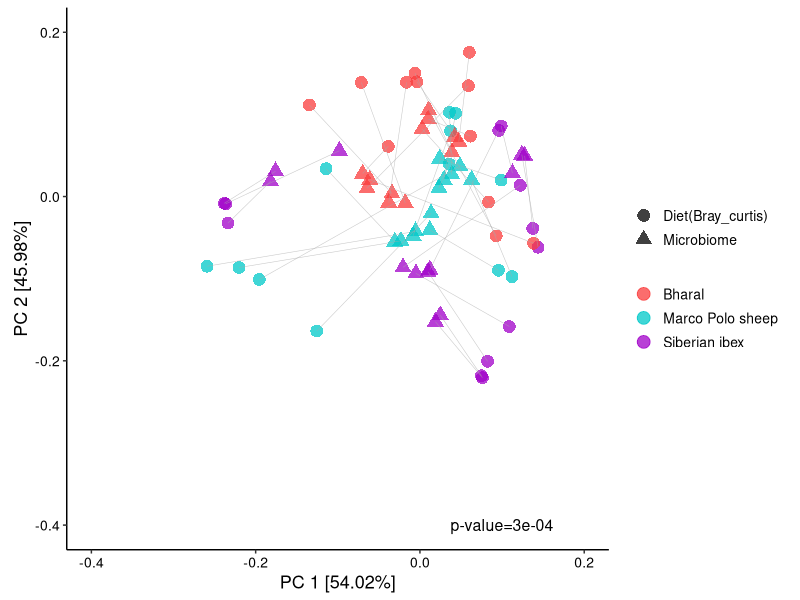

Recreate this plot in R.
#Procrustes analysis
library("vegan")
library("ggplot2")
library("cowplot")
#set working environment
setwd("原始数据与代码对应/procrustes")
getwd()
#加载已计算出的 Bray-Curtis 距离矩阵：
metadata = read.csv(file = "coldgroup.csv", header = TRUE, check.names = FALSE, row.names = 1)
dist.abund <- read.csv("diet.bray.cold.csv", header = TRUE, row.names = 1)
mdist.abund <- read.csv("micro.bray.cold.csv", header = TRUE, row.names = 1)

any(is.na(metadata))
any(is.na(dist.abund))
any(is.na(mdist.abund))
# 将数据框转换为距离矩阵：
dist.abund <- as.dist(dist.abund)
mdist.abund <- as.dist(mdist.abund)

#make pcoas
dpcoa <- as.data.frame(cmdscale(dist.abund)) 

mpcoa <- as.data.frame(cmdscale(mdist.abund))

#procrustes analysis
pro <- procrustes(X = dpcoa, Y = mpcoa, scale = TRUE,symmetric = TRUE)

pro_test <- protest(dpcoa,mpcoa,perm=9999)

eigen <- sqrt(pro$svd$d)
percent_var <- signif(eigen/sum(eigen), 4)*100

beta_pro <- data.frame(pro$X)
trans_pro <- data.frame(pro$Yrot)
beta_pro$UserName <- rownames(beta_pro)
beta_pro$type <- "Diet(Bray_curtis)"

species <- metadata$Group

beta_pro=cbind(beta_pro,species)

trans_pro$UserName <- rownames(trans_pro)
trans_pro$type <- "Microbiome"
species <- metadata$Group

trans_pro=cbind(trans_pro,species)
colnames(trans_pro) <- colnames(beta_pro)
pval <- signif(pro_test$signif, 1)
plot <- rbind(beta_pro, trans_pro)
col1 = rgb(250/255,60/255,60/255)
col4 = rgb(0/255,200/255,200/255)
col8 = rgb(160/255,0/255,200/255)
col10 = rgb(0/255,160/255,255/255)
col6 = rgb(0/255,175/255,0/255)

complete_cases <- complete.cases(plot)
plot_complete <- plot[complete_cases, ]

grass_food_micro <- ggplot(plot) +
  geom_point(size = 4, alpha=0.75, aes(x = V1, y = V2, color = species,shape=type))+ 
  scale_color_manual(values = c(col1,col4,col8,col4)) +
  theme_classic() +
  scale_x_continuous(limits = c(-0.40,0.20))+
  scale_y_continuous(limits = c(-0.40,0.20))+
  geom_line(aes(x= V1, y=V2, group=UserName), col = "darkgrey", alpha = 0.6,size=0.2) +
  theme(panel.background = element_blank(),
        panel.grid.major = element_blank(),
        panel.grid.minor = element_blank(),
        legend.title = element_blank(),
        legend.text = element_text(size=10,colour="black"),
        legend.position = 'bottom',
        axis.text = element_text(size=10,colour="black"),
        axis.title = element_text(size=13,colour="black"),
        aspect.ratio = 1) +
  guides(color = guide_legend(ncol = 1)) +
  annotate("text", x = 0.10, y = -0.40, label = paste0("p-value=",pval), size = 4) +
  xlab(paste0("PC 1 [",percent_var[1],"%]")) +
  ylab(paste0("PC 2 [",percent_var[2],"%]")) 

# 检查点图层
missing_points <- is.na(plot$V1) | is.na(plot$V2)

# 检查线图层
missing_lines <- is.na(plot$V1) | is.na(plot$V2) | is.na(plot$UserName)


summary(plot)

grass_food_micro_leg <- get_legend(grass_food_micro) 

grass_food_micro + theme(legend.position = "right")
